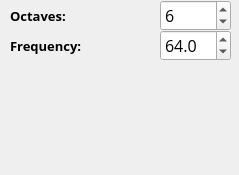
        <widget class="QWidget" name="mpWind">
         <property name="geometry">
          <rect>
           <x>0</x>
           <y>0</y>
           <width>239</width>
           <height>175</height>
          </rect>
         </property>
         <attribute name="label">
          <string>Wind</string>
         </attribute>
         <widget class="QLabel" name="label_83">
          <property name="geometry">
           <rect>
            <x>10</x>
            <y>30</y>
            <width>151</width>
            <height>31</height>
           </rect>
          </property>
          <property name="font">
           <font>
            <family>Open Sans</family>
            <pointsize>10</pointsize>
            <weight>75</weight>
            <bold>true</bold>
           </font>
          </property>
          <property name="text">
           <string>Frequency:</string>
          </property>
         </widget>
         <widget class="QDoubleSpinBox" name="spnWindFreq">
          <property name="geometry">
           <rect>
            <x>160</x>
            <y>30</y>
            <width>71</width>
            <height>31</height>
           </rect>
          </property>
          <property name="font">
           <font>
            <family>Open Sans</family>
            <pointsize>12</pointsize>
           </font>
          </property>
          <property name="decimals">
           <number>1</number>
          </property>
          <property name="maximum">
           <double>256.000000000000000</double>
          </property>
          <property name="singleStep">
           <double>8.000000000000000</double>
          </property>
          <property name="value">
           <double>64.000000000000000</double>
          </property>
         </widget>
         <widget class="QSpinBox" name="spnWindOct">
          <property name="geometry">
           <rect>
            <x>160</x>
            <y>0</y>
            <width>71</width>
            <height>31</height>
           </rect>
          </property>
          <property name="font">
           <font>
            <family>Open Sans</family>
            <pointsize>12</pointsize>
           </font>
          </property>
          <property name="value">
           <number>6</number>
          </property>
         </widget>
         <widget class="QLabel" name="label_84">
          <property name="geometry">
           <rect>
            <x>10</x>
            <y>0</y>
            <width>151</width>
            <height>31</height>
           </rect>
          </property>
          <property name="font">
           <font>
            <family>Open Sans</family>
            <pointsize>10</pointsize>
            <weight>75</weight>
            <bold>true</bold>
           </font>
          </property>
          <property name="text">
           <string>Octaves:</string>
          </property>
         </widget>
        </widget>
